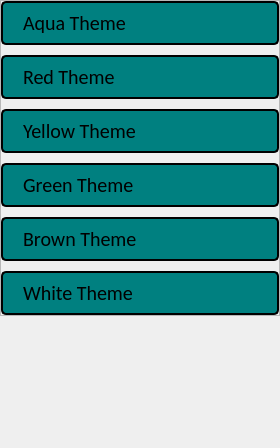
               <widget class="QWidget" name="page">
                <property name="geometry">
                 <rect>
                  <x>0</x>
                  <y>0</y>
                  <width>280</width>
                  <height>448</height>
                 </rect>
                </property>
                <attribute name="icon">
                 <iconset resource="icons.qrc">
                  <normaloff>:/icons/icons/chevron-down.svg</normaloff>:/icons/icons/chevron-down.svg</iconset>
                </attribute>
                <attribute name="label">
                 <string>Theme Settings</string>
                </attribute>
                <layout class="QVBoxLayout" name="verticalLayout_6">
                 <property name="spacing">
                  <number>0</number>
                 </property>
                 <property name="leftMargin">
                  <number>0</number>
                 </property>
                 <property name="topMargin">
                  <number>0</number>
                 </property>
                 <property name="rightMargin">
                  <number>0</number>
                 </property>
                 <property name="bottomMargin">
                  <number>0</number>
                 </property>
                 <item alignment="Qt::AlignTop">
                  <widget class="QFrame" name="frame_5">
                   <property name="font">
                    <font>
                     <family>Calibri</family>
                    </font>
                   </property>
                   <property name="styleSheet">
                    <string notr="true">QPushButton {
	padding: 0 0 0 20px;
	font-size: 20px;
	font-family: Calibri;
	height: 40px;
	border-radius: 5px;
	background-color: #008080;
	text-align: left;
	border: 2px solid #000000;
}

QPushButton:Hover{
	padding: 0 0 0 20px;
	font-size: 20px;
	font-family: Calibri;
	height: 40px;
	border-radius: 10px;
	background-color: #000000;
	color: #008080;
	text-align: left;
	border: 2px solid #5F9EA0;
}</string>
                   </property>
                   <property name="frameShape">
                    <enum>QFrame::StyledPanel</enum>
                   </property>
                   <property name="frameShadow">
                    <enum>QFrame::Raised</enum>
                   </property>
                   <layout class="QVBoxLayout" name="verticalLayout_7">
                    <property name="spacing">
                     <number>10</number>
                    </property>
                    <property name="leftMargin">
                     <number>0</number>
                    </property>
                    <property name="topMargin">
                     <number>0</number>
                    </property>
                    <property name="rightMargin">
                     <number>0</number>
                    </property>
                    <property name="bottomMargin">
                     <number>0</number>
                    </property>
                    <item>
                     <widget class="QPushButton" name="aqua_theme_button">
                      <property name="font">
                       <font>
                        <family>Calibri</family>
                        <pointsize>-1</pointsize>
                       </font>
                      </property>
                      <property name="text">
                       <string>Aqua Theme</string>
                      </property>
                      <property name="icon">
                       <iconset resource="icons.qrc">
                        <normaloff>:/icons/icons/square.svg</normaloff>:/icons/icons/square.svg</iconset>
                      </property>
                      <property name="checkable">
                       <bool>false</bool>
                      </property>
                      <property name="autoDefault">
                       <bool>false</bool>
                      </property>
                      <property name="default">
                       <bool>false</bool>
                      </property>
                     </widget>
                    </item>
                    <item>
                     <widget class="QPushButton" name="red_theme_button">
                      <property name="font">
                       <font>
                        <family>Calibri</family>
                        <pointsize>-1</pointsize>
                       </font>
                      </property>
                      <property name="text">
                       <string>Red Theme</string>
                      </property>
                      <property name="icon">
                       <iconset resource="icons.qrc">
                        <normaloff>:/icons/icons/square.svg</normaloff>:/icons/icons/square.svg</iconset>
                      </property>
                     </widget>
                    </item>
                    <item>
                     <widget class="QPushButton" name="yellow_theme_button">
                      <property name="font">
                       <font>
                        <family>Calibri</family>
                        <pointsize>-1</pointsize>
                       </font>
                      </property>
                      <property name="text">
                       <string>Yellow Theme</string>
                      </property>
                      <property name="icon">
                       <iconset resource="icons.qrc">
                        <normaloff>:/icons/icons/square.svg</normaloff>:/icons/icons/square.svg</iconset>
                      </property>
                     </widget>
                    </item>
                    <item>
                     <widget class="QPushButton" name="green_theme_button">
                      <property name="text">
                       <string>Green Theme</string>
                      </property>
                      <property name="icon">
                       <iconset resource="icons.qrc">
                        <normaloff>:/icons/icons/square.svg</normaloff>:/icons/icons/square.svg</iconset>
                      </property>
                     </widget>
                    </item>
                    <item>
                     <widget class="QPushButton" name="brown_theme_button">
                      <property name="text">
                       <string>Brown Theme</string>
                      </property>
                      <property name="icon">
                       <iconset resource="icons.qrc">
                        <normaloff>:/icons/icons/square.svg</normaloff>:/icons/icons/square.svg</iconset>
                      </property>
                     </widget>
                    </item>
                    <item>
                     <widget class="QPushButton" name="white_theme_button">
                      <property name="text">
                       <string>White Theme</string>
                      </property>
                      <property name="icon">
                       <iconset resource="icons.qrc">
                        <normaloff>:/icons/icons/square.svg</normaloff>:/icons/icons/square.svg</iconset>
                      </property>
                     </widget>
                    </item>
                   </layout>
                  </widget>
                 </item>
                </layout>
               </widget>
